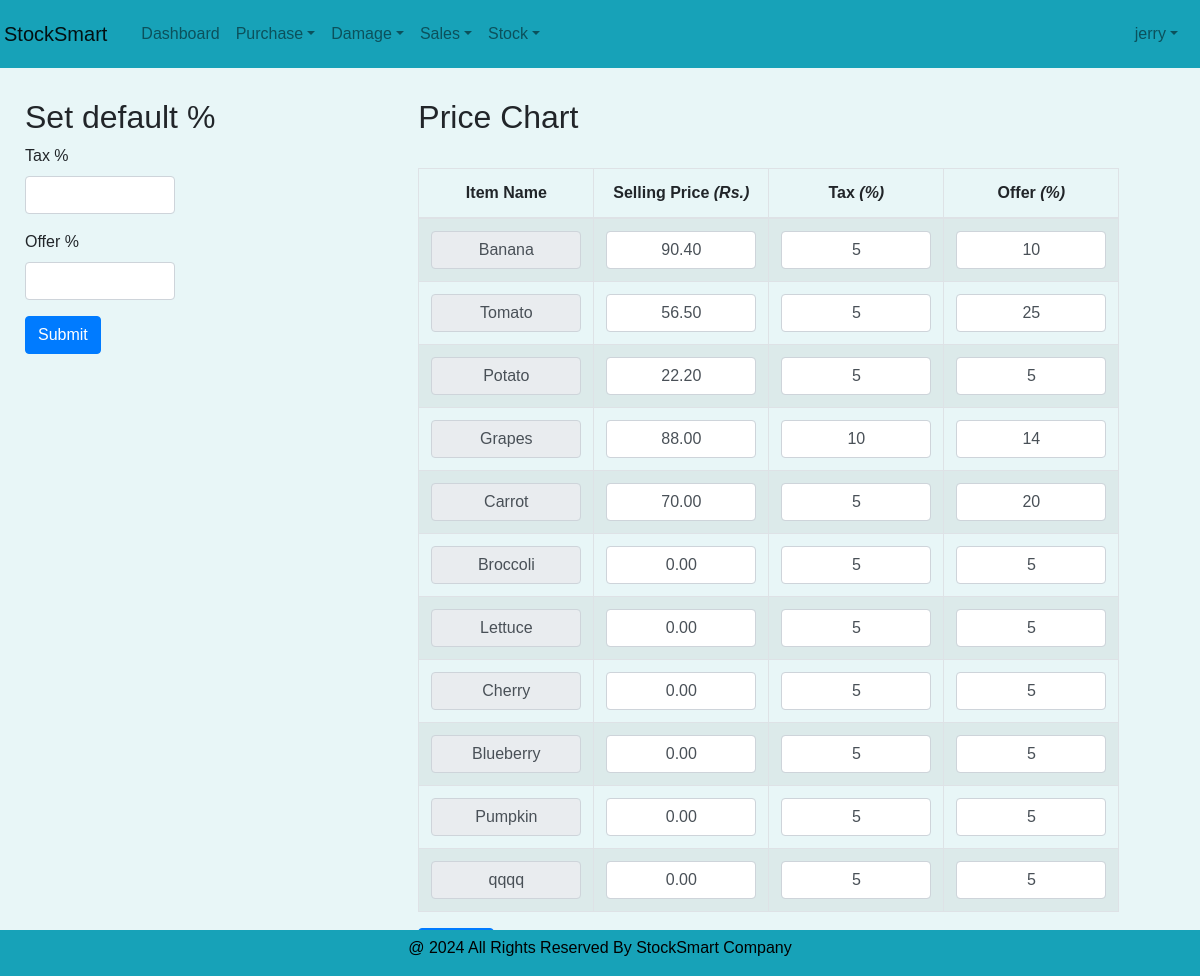
The page /Core/price_pg/ (signed in) on the database as committed earlier.
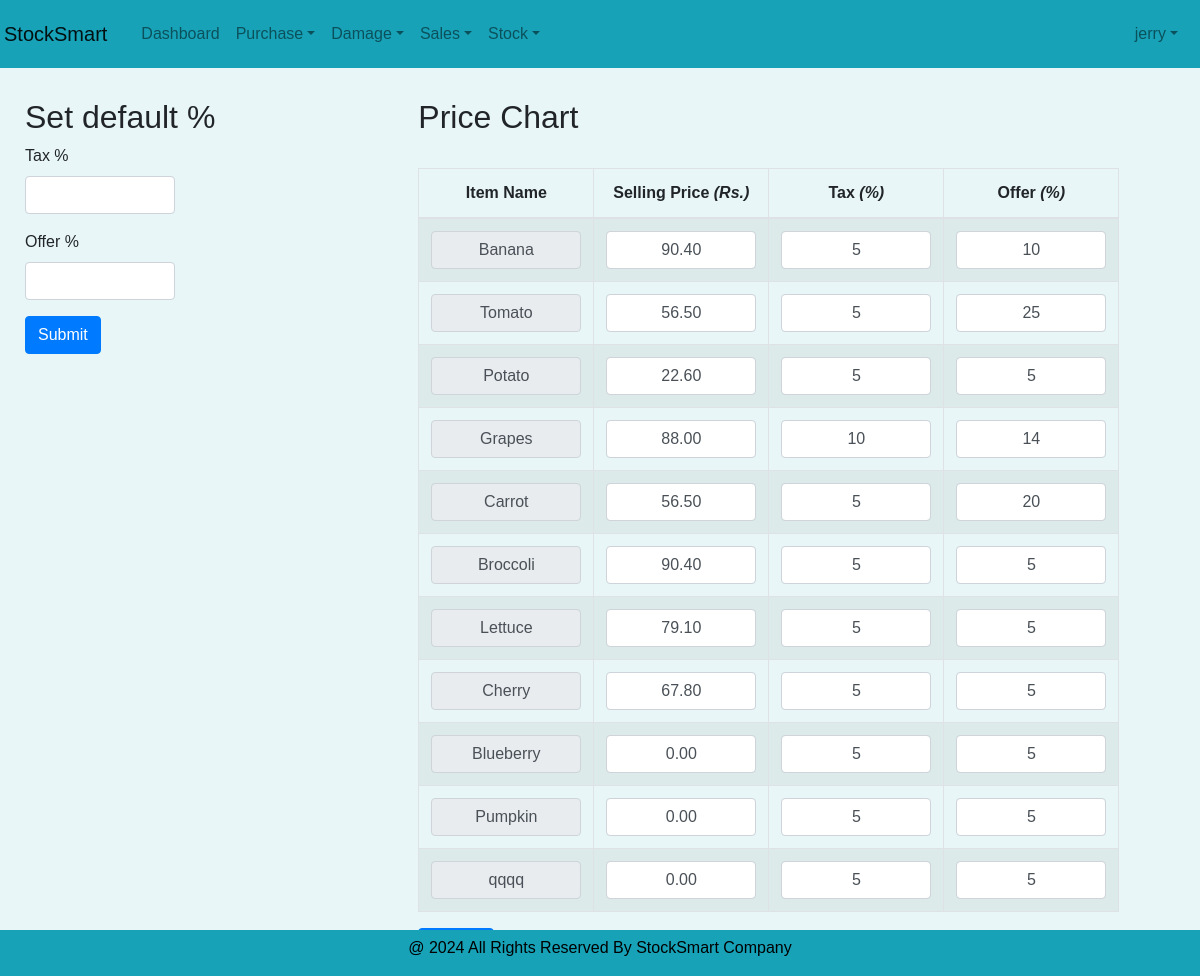
The same page on the database as committed later.
### Core/models.py (models this page shows, shortened)
class priceTable(models.Model):
    pt_item= models.OneToOneField(itemTable, on_delete=models.CASCADE)
    pt_sellingPrice= models.DecimalField(max_digits=10, decimal_places=2,null=True, blank=True, default=0)
    pt_tax= models.PositiveIntegerField(null=True, blank=True, default=0)
    pt_offer=models.PositiveIntegerField(null=True, blank=True, default=0)
    pt_timestamp= models.DateTimeField(auto_now_add=True)

class itemTable(models.Model):
    UNIT_CHOICES = [
        ('Kilogram', 'Kg'),
        ('Pieces', 'Pcs'),
    ]
    CATEGORY_CHOICE = [
        ('Vegetables','Veg'),
        ('Fruits','Fru'),
    ]
    item_name = models.CharField(max_length=50,null=True, blank=True, unique=True)
    item_category = models.CharField(max_length=50, choices=CATEGORY_CHOICE)
    item_unit = models.CharField(max_length=15, choices=UNIT_CHOICES)

### Core/views.py (the view)
# urls.py: path('price_pg/',views.price_pg, name="price_pg"),
@admin_required
def price_pg(request):
    base_template = 'user/Index.html' if request.user.role == "Admin" else 'user/staff_index.html'
    if request.method=="POST":
        tax=request.POST.get('tax')
        offer=request.POST.get('offer')
        priceTable.objects.all().update(pt_tax=tax,pt_offer=offer)
        messages.info(request, "Tax/Offer Updated Successfully")
        return redirect(price_pg)
    price_data= priceTable.objects.all()
    return render(request,"core/price.html",{'price_data':price_data, 'base_template': base_template})

### templates/core/price.html (shortened to what this page needs)
<!DOCTYPE html>
{% extends base_template %}
{% block content %}
<html lang="en">
<head>
    <link href="https://maxcdn.bootstrapcdn.com/bootstrap/4.5.2/css/bootstrap.min.css" rel="stylesheet">
</head>
<body>
<div class="container-fluid">
        <div class="row">
            <div class="form-container col-md-4">
                <h2>Set default % </h2>
                <form method="post" action="{% url 'price_pg' %}">
                <div class="form-group">
                    <label>Tax % </label>
                    <input id="defaultTax" name="tax" type="text" class="form-control" required>
                </div>
                <div class="form-group">
                    <label>Offer %</label>
                    <input id="defaultOffer" name="offer" type="text" class="form-control" required>
                </div>
                    <button type="submit" class="btn btn-primary">Submit</button>
                    </form>
            </div>
            <div class=" col-md-8">
                <h2>Price Chart</h2><br>
                <form id="itemForm" method="post" action="{% url 'updatePrice' %}">
                    <table class="table table-bordered table-striped" style="width: 90%; text-align: center;">
                        <thead>
                            <tr>
                                <th>Item Name</th>
                                <th>Selling Price <i>(Rs.)</i> </th>
                                <th>Tax <i>(%)</i> </th>
                                <th>Offer <i>(%)</i> </th>
                            </tr>
                        </thead>
                        <tbody id="itemsTableBody">
                        {% for i in price_data %}
                        <tr>
                            <td style="text-align: center;"><input name="id[]" type="hidden" value="{{i.id}}">
                            <input name="itemname[]" type="text" class="form-control" value="{{i.pt_item.item_name}}" readonly></td>
                            <td style="text-align: center;"><input name="sellingprice[]" type="text" class="form-control" value="{{i.pt_sellingPrice}}"></td>
                            <td style="text-align: center;"><input name="tax[]" type="text" class="form-control" value="{{i.pt_tax}}"></td>
                            <td style="text-align: center;"><input name="offer[]" type="text" class="form-control" value="{{i.pt_offer}}"></td>
                        </tr>
                        {% endfor %}
                        </tbody>
                    </table>
                    <button type="submit" class="btn btn-primary">Submit</button>
                </form>
            </div>
        </div>
    </div>
</body>
</html>
{% endblock %}

Rows that differ between the two databases and show on the page:
changed priceTable "Potato": pt_sellingPrice "22.20" → "22.60"
changed priceTable "Carrot": pt_sellingPrice "70.00" → "56.50"
changed priceTable "Broccoli": pt_sellingPrice "0.00" → "90.40"
changed priceTable "Lettuce": pt_sellingPrice "0.00" → "79.10"
changed priceTable "Cherry": pt_sellingPrice "0.00" → "67.80"
